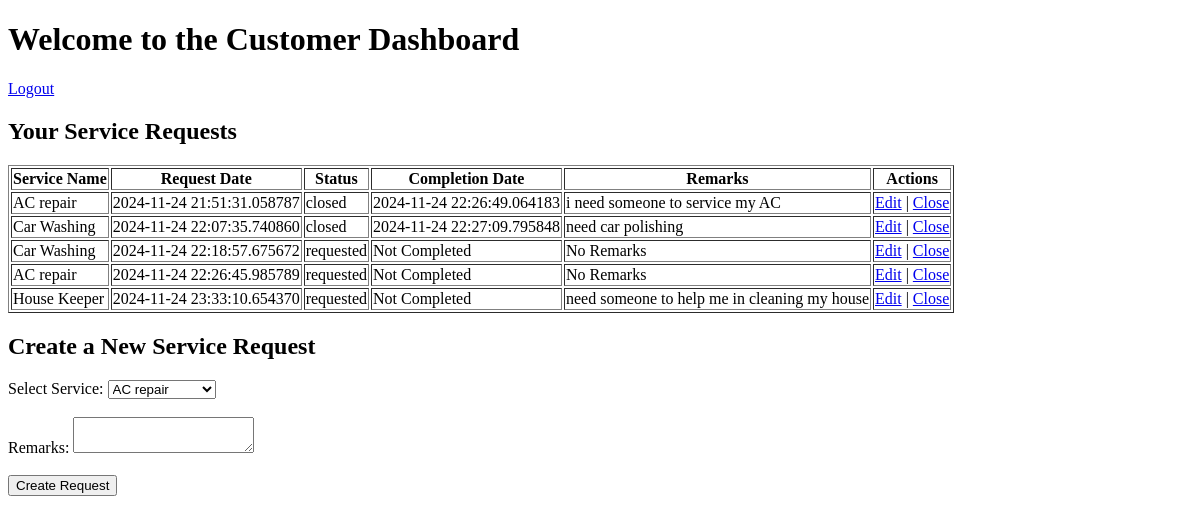
The app's page /customer/dashboard (signed in), older data.
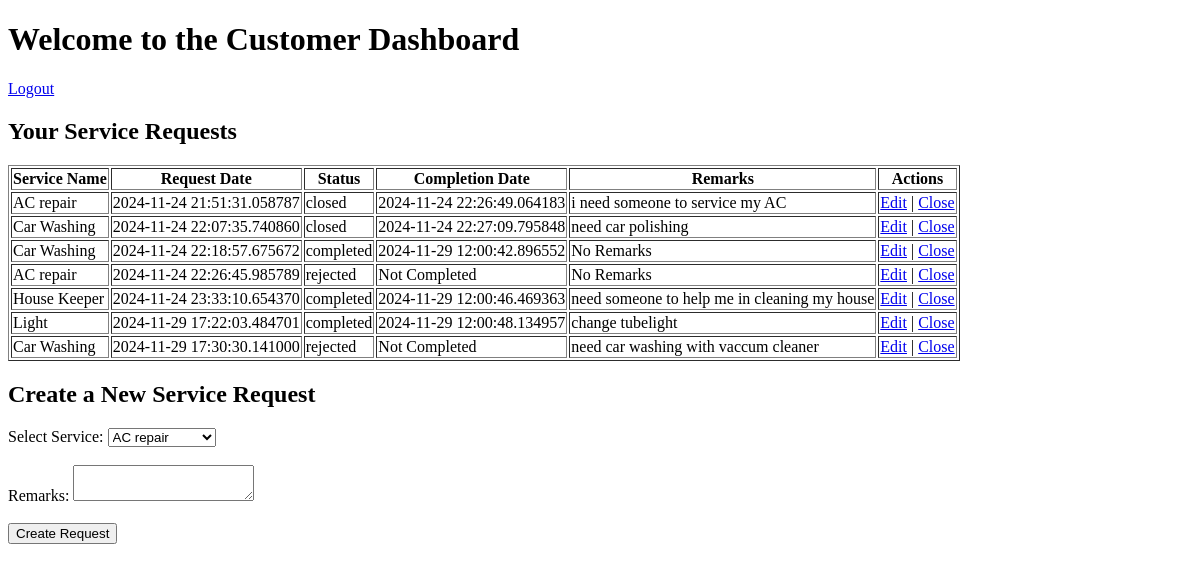
The same page, newer data.
### model/model.py (models this page shows)
class ServiceRequest(db.Model):
    id = db.Column(db.Integer, primary_key=True, autoincrement=True)
    service_id = db.Column(db.Integer, db.ForeignKey("service.id"), nullable=False)
    customer_id = db.Column(db.Integer, db.ForeignKey("customer.id"), nullable=False)
    professional_id = db.Column(db.Integer, db.ForeignKey("service_professional.id"), nullable=True)
    date_of_request = db.Column(db.DateTime, nullable=False)
    date_of_completion = db.Column(db.DateTime, nullable=True)
    service_status = db.Column(db.String(50), default="requested", nullable=False)
    remarks = db.Column(db.Text, nullable=True)

class Service(db.Model):
    id = db.Column(db.Integer, primary_key=True, autoincrement=True)
    name = db.Column(db.String(100), unique=True, nullable=False)
    base_price = db.Column(db.Float, nullable=False)
    description = db.Column(db.Text, nullable=True)
    time_required = db.Column(db.String(50), nullable=True)
    service_requests = db.relationship('ServiceRequest', backref='service', lazy=True)
    professional_id = db.Column(db.Integer, db.ForeignKey('service_professional.id'), nullable=True) #new
    professional = db.relationship('ServiceProfessional', backref='services', lazy=True) #new

### app.py (the view)
@app.route("/customer/dashboard", methods=["GET", "POST"])
def customer_dashboard():
    if session.get("user_type") != "Customer":
        flash("Please log in as Customer.")
        return redirect(url_for("login"))
    customer_id = session["user_id"]
    customer = Customer.query.get(customer_id)
    service_requests = ServiceRequest.query.filter_by(customer_id=customer.id).all()
    services = Service.query.all()
    return render_template("customer_dashboard.html", service_requests=service_requests, services=services)

### Templates/customer_dashboard.html (shortened to what this page needs)
<!DOCTYPE html>
<html lang="en">
<head>
</head>
<body>
    <h1>Welcome to the Customer Dashboard</h1>
    <a href="{{ url_for('logout') }}">Logout</a>
    <h2>Your Service Requests</h2>
    <table border="1">
        <thead>
            <tr>
                <th>Service Name</th>
                <th>Request Date</th>
                <th>Status</th>
                <th>Completion Date</th>
                <th>Remarks</th>
                <th>Actions</th>
            </tr>
        </thead>
        <tbody>
            {% for request in service_requests %}
                <tr>
                    <td>{{ request.service.name }}</td>
                    <td>{{ request.date_of_request }}</td>
                    <td>{{ request.service_status }}</td>
                    <td>{{ request.date_of_completion or 'Not Completed' }}</td>
                    <td>{{ request.remarks or 'No Remarks' }}</td>
                    <td>
                        <a href="{{ url_for('edit_service_request', request_id=request.id) }}">Edit</a> |
                        <a href="{{ url_for('close_service_request', request_id=request.id) }}" onclick="return confirm('Are you sure you want to close this request?')">Close</a>
                    </td>
                </tr>
            {% endfor %}
        </tbody>
    </table>
    <h2>Create a New Service Request</h2>
    <form action="{{ url_for('create_service_request') }}" method="POST">
        <label for="service">Select Service:</label>
        <select name="service_id" id="service">
            {% for service in services %}
                <option value="{{ service.id }}">{{ service.name }}</option>
            {% endfor %}
        </select>
        <br><br>
        <label for="remarks">Remarks:</label>
        <textarea name="remarks" id="remarks"></textarea>
        <br><br>
        <button type="submit">Create Request</button>
    </form>
</body>
</html>
</body>
</html>

Row changes from the older to the newer data that the page shows:
changed ServiceRequest (number 3 of 7 on the later page): service_status "requested" → "completed"; date_of_completion "Not Completed" → "2024-11-29 12:00:42.896552"
changed ServiceRequest (number 4 of 7 on the later page): service_status "requested" → "rejected"
changed ServiceRequest "need someone to help me in cleaning my house": service_status "requested" → "completed"; date_of_completion "Not Completed" → "2024-11-29 12:00:46.469363"
added ServiceRequest: service.name "Light", date_of_request "2024-11-29 17:22:03.484701", service_status "completed", date_of_completion "2024-11-29 12:00:48.134957", remarks "change tubelight"
added ServiceRequest: service.name "Car Washing", date_of_request "2024-11-29 17:30:30.141000", service_status "rejected", date_of_completion "Not Completed", remarks "need car washing with vaccum cleaner"
